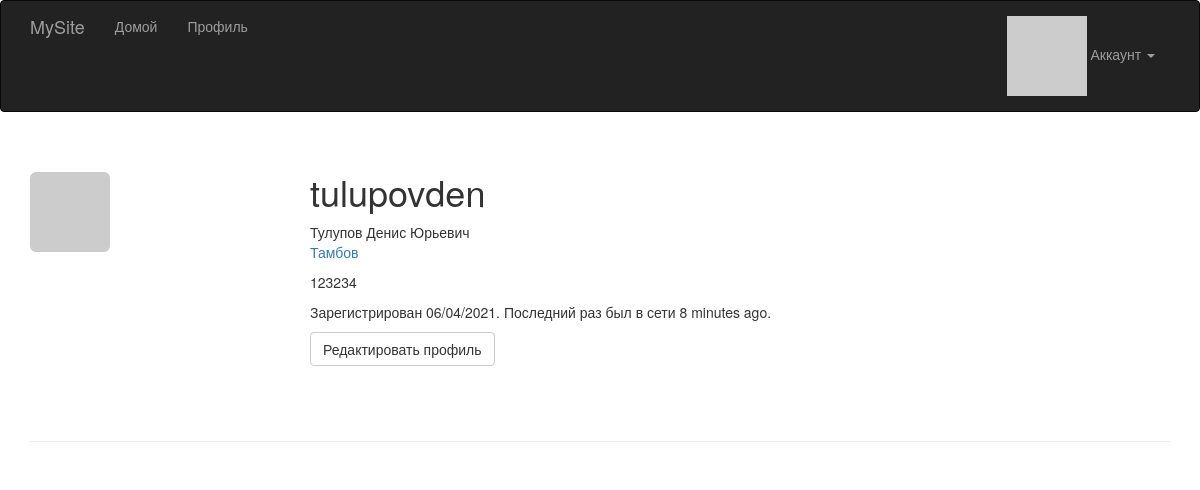
Page /user/tulupovden (signed in) on the committed database.
### app/models.py (models this page shows, shortened)
class User(UserMixin, db.Model):
    __tablename__ = 'users'
    id = db.Column(db.Integer, primary_key=True)
    email = db.Column(db.String(64), unique=True, index=True)
    username = db.Column(db.String(64), unique=True, index=True)
    role_id = db.Column(db.Integer, db.ForeignKey('roles.id'))
    password_hash = db.Column(db.String(128))
    confirmed = db.Column(db.Boolean, default=False)
    name = db.Column(db.String(64))
    location = db.Column(db.String(64))
    about_me = db.Column(db.Text())
    member_since = db.Column(db.DateTime(), default=datetime.utcnow)
    last_seen = db.Column(db.DateTime(), default=datetime.utcnow)
    avatar_hash = db.Column(db.String(32))
    @property
    def password(self):
        raise AttributeError('password is not a readable attribute')
    def can(self, perm):
        return self.role is not None and self.role.has_permission(perm)
    def is_administrator(self):
        return self.can(Permission.ADMIN)
    def ping(self):
        self.last_seen = datetime.utcnow()
        db.session.add(self)
    def gravatar_hash(self):
        return hashlib.md5(self.email.lower().encode('utf-8')).hexdigest()
    def gravatar(self, size=100, default='identicon', rating='g'):
            url = 'https://secure.gravatar.com/avatar'
            hash = self.avatar_hash or self.gravatar_hash()
            return '{url}/{hash}?s={size}&d={default}&r={rating}'.format(
                url=url, hash=hash, size=size, default=default, rating=rating)

### app/main/views.py (the view)
@main.route('/user/<username>')
def user(username):
    user = User.query.filter_by(username=username).first_or_404()
    return render_template('user.html', user=user)

### app/auth/views.py (called while the page is built)
@auth.before_app_request
def before_request():
    if current_user.is_authenticated:
        current_user.ping()
        if not current_user.confirmed \
                and request.endpoint \
                and request.blueprint != 'auth' \
                and request.endpoint != 'static':
            return redirect(url_for('auth.unconfirmed'))

### app/main/__init__.py (called while the page is built)
@main.app_context_processor
def inject_permissions():
    return dict(Permission=Permission)

### app/models.py (called while the page is built)
@login_manager.user_loader
def load_user(user_id):
    return User.query.get(int(user_id))

### app/templates/user.html (shortened to what this page needs)
{% extends "base.html" %}
{% block page_content %}
<div class="page-header">
     <img class="img-rounded profile-thumbnail" src="{{ user.gravatar(size=256) }}">
    <div class="profile-header">
        <h1>{{ user.username }}</h1>
        {% if user.name or user.location %}
        <p>
            {% if user.name %}{{ user.name }}<br>{% endif %}
            {% if user.location %}
                <a href="http://maps.google.com/?q={{ user.location }}">{{ user.location }}</a><br>
            {% endif %}
        </p>
        {% endif %}
         {% if user.about_me %}<p>{{ user.about_me }}</p>{% endif %}
        <p>Зарегистрирован {{ moment(user.member_since).format('L') }}. Последний раз был в сети {{ moment(user.last_seen).fromNow() }}.</p>
        <p>
            {% if user == current_user %}
            <a class="btn btn-default" href="{{ url_for('.edit_profile') }}">Редактировать профиль</a>
            {% endif %}
        </p>
    </div>
</div>
{% endblock %}

### app/templates/base.html (shortened to what this page needs)
{% extends "bootstrap/base.html" %}
{% block head %}
{{ super() }}
<link rel="stylesheet" type="text/css" href="{{ url_for('static', filename='styles.css') }}">
{% endblock %}
{% block navbar %}
<div class="navbar navbar-inverse" role="navigation">
    <div class="container">
        <div class="navbar-header">
            <a class="navbar-brand" href="{{ url_for('main.index') }}">MySite</a>
        </div>
        <div class="navbar-collapse collapse">
            <ul class="nav navbar-nav">
                <li><a href="{{ url_for('main.index') }}">Домой</a></li>
                {% if current_user.is_authenticated %}
                <li><a href="{{ url_for('main.user', username=current_user.username) }}">Профиль</a></li>
                {% endif %}
            </ul>
             <ul class="nav navbar-nav navbar-right">
                {% if current_user.is_authenticated %}
                 <li class="dropdown">
                    <a href="#" class="dropdown-toggle" data-toggle="dropdown">
                        <img src="{{ current_user.gravatar(size=18) }}">
                        Аккаунт <b class="caret"></b>
                    </a>
                </li>
                {% else %}
                <li><a href="{{ url_for('auth.login') }}">Войти</a></li>
                {% endif %}
            </ul>
        </div>
    </div>
</div>
{% endblock %}
{% block content %}
<div class="container">
    {% block page_content %}{% endblock %}
</div>
{% endblock %}

### app/static/styles.css (style rules this page uses)
.profile-thumbnail { position: absolute; }
.profile-header { min-height: 260px; margin-left: 280px; }

### rows in the picture
User: username "tulupovden", name "Тулупов Денис Юрьевич", location "Тамбов", about_me "123234", member_since "06/04/2021", last_seen "8 minutes ago"
